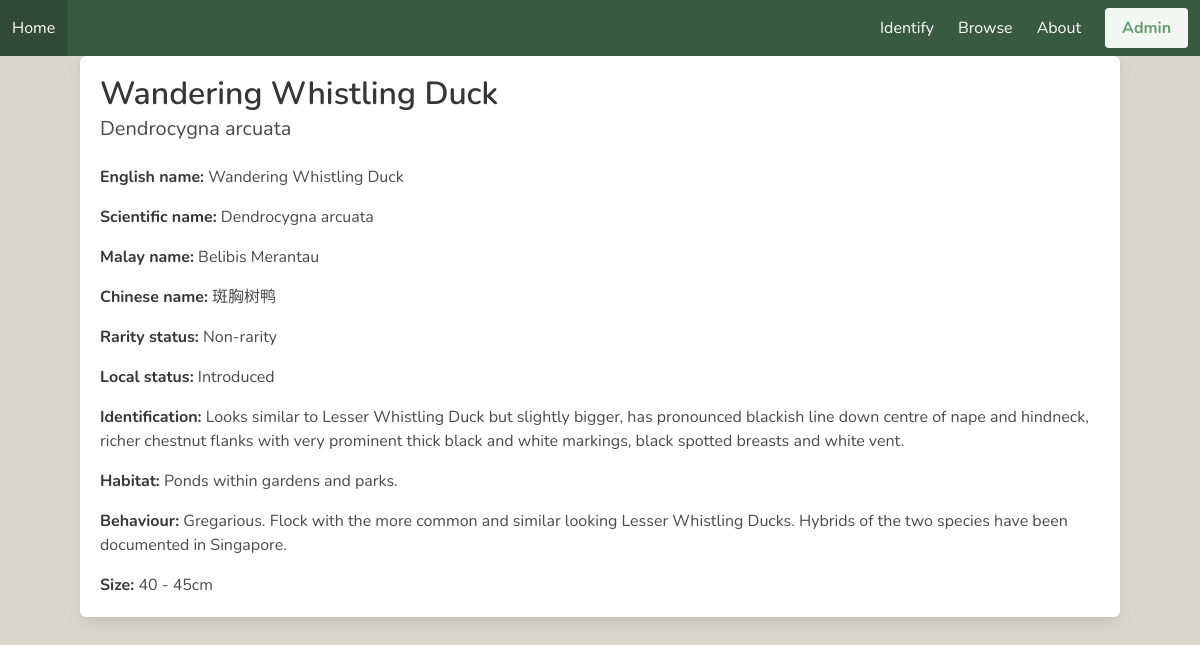
/bird/1, run on the app's committed database.
### tables this page shows
CREATE TABLE "Birds" (
	"Family"	TEXT NOT NULL,
	"Num"	INTEGER NOT NULL,
	"EngName"	TEXT NOT NULL,
	"SciName"	TEXT NOT NULL,
	"MalName"	TEXT,
	"ChName"	TEXT,
	"RarityStatus"	TEXT,
	"Category"	TEXT,
	"LocalStatus"	TEXT,
	"Identification"	TEXT,
	"Habitat"	TEXT,
	"Behaviour"	TEXT,
	"MinSize"	REAL,
	"MaxSize"	REAL,
	"Place"	TEXT,
	"Colour"	TEXT,
	"Action"	TEXT,
	PRIMARY KEY("Num" AUTOINCREMENT)
);

### viewbird.py (the view)
@viewbird_bp.route("/<int:birdNum>",methods=["GET"])
def viewbird(birdNum):
    cur = get_db().cursor()
    cur.execute("SELECT count(num) from Birds")
    if birdNum >= 1 and birdNum <= int(cur.fetchone()[0]):
        cur.execute("SELECT * from Birds WHERE num = ?",(birdNum,))
        birdInfo = list(cur.fetchone()[:-3])
        if birdInfo[12] and birdInfo[12] % 1 == 0:
            birdInfo[12] = int(birdInfo[12])
        if birdInfo[13] and birdInfo[13] % 1 == 0:
            birdInfo[13] = int(birdInfo[13])
        localStat = {"I":"Introduced","M":"Migrant","R":"Resident","Va":"Vagrant","Vi":"Visitor","E":"Extirpated"}
        return render_template("bird_info.html",birdInfo=birdInfo,localStat=localStat)
    else:
        return render_template("bird_not_found.html"), 404

### viewbird.py (called while the page is built)
def get_db():
    db = getattr(g, '_database', None)
    if db is None:
        db = g._database = sqlite3.connect(DATABASE)
    return db

@viewbird_bp.teardown_request
def close_connection(exception):
    db = getattr(g, '_database', None)
    if db is not None:
        db.close()

### templates/viewbird/bird_info.html (shortened to what this page needs)
{% extends 'base.html' %}
{% block content %}
    <div class="box" style="margin: auto 5em">
        <h1 class="title">{{birdInfo[2]}}</h1>
        <h1 class="subtitle">{{birdInfo[3]}}</h1>
        <div class="content">
            <p><strong>English name:</strong> {{birdInfo[2]}}</p>
            <p><strong>Scientific name:</strong> {{birdInfo[3]}}</p>
            <p><strong>Malay name:</strong> {{birdInfo[4]}}</p>
            <p><strong>Chinese name:</strong> {{birdInfo[5]}}</p>
            <p><strong>Rarity status:</strong> {{birdInfo[6]}}</p>
            <p>
                <strong>Local status:</strong>
                {%for i in birdInfo[8].split("/")%}
                    {%if i == birdInfo[8].split("/")[-1]%}
                        {{localStat.get(i)}}
                    {%else%}
                        {{localStat.get(i)}},
                    {%endif%}
                {%endfor%}
            </p>
            <p><strong>Identification:</strong> {{birdInfo[9]}}</p>
            <p><strong>Habitat:</strong> {{birdInfo[10]}}</p>
            {%if birdInfo[11]%}
                <p><strong>Behaviour:</strong> {{birdInfo[11]}}</p>
            {%endif%}
            {%if not birdInfo[12]%}
                {{pass}}
            {%elif birdInfo[12]==birdInfo[13]%}
                <p><strong>Size:</strong> {{birdInfo[12]}}cm</p>
            {%else%}
                <p><strong>Size:</strong> {{birdInfo[12]}} - {{birdInfo[13]}}cm</p>
            {%endif%}
        </div>
    </div>
{% endblock %}

### templates/base.html (shortened to what this page needs)
<!DOCTYPE html>
<html>
	<head>
        <link rel="stylesheet" href="{{ url_for('static', filename='stylesheets/styles.css') }}">
	</head>
	<body>
		<nav class="navbar is-primary" role="navigation" aria-label="main navigation">
			<div class="navbar-brand">
				<a class="navbar-item" href="{{ url_for('general_bp.welcome') }}">Home</a>
		    </div>
			<div class="navbar-menu">
				<div class="navbar-end">
					<a class="navbar-item" href="{{ url_for('id_bp.identify_get') }}">Identify</a>
					<a class="navbar-item" href="{{ url_for('browse_bp.browse') }}">Browse</a>
					<a class="navbar-item" href="{{ url_for('general_bp.about') }}">About</a>
					<div class="navbar-item">
						<a class="button is-primary is-light" href="{{ url_for('auth_bp.login') }}"><strong>Admin</strong></a>
					</div>
				</div>
			</div>
        </nav>
		{% block content %}{% endblock %}
	</body>
</html>

### data on the page
Birds: EngName "Wandering Whistling Duck", SciName "Dendrocygna arcuata", MalName "Belibis Merantau", ChName "斑胸树鸭", RarityStatus "Non-rarity", Identification "Looks similar to Lesser Whistling Duck but slightly bigger, has pronounced blackish line down centre of nape and hindneck, richer chestnut flanks with very prominent thick black and white markings, black spotted breasts and white vent.", Habitat "Ponds within gardens and parks.", Behaviour "Gregarious. Flock with the more common and similar looking Lesser Whistling Ducks. Hybrids of the two species have been documented in Singapore.", MinSize "40", MaxSize "45"

### other printed values
{{ localStat.get(i) }} "Introduced"
